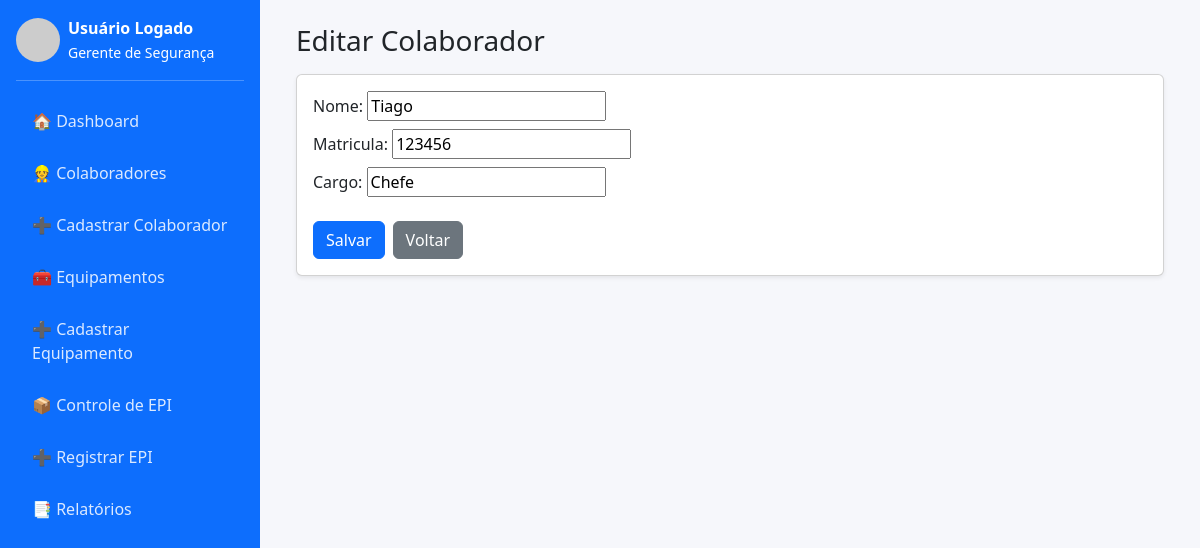
/colaboradores/4/editar/, run on the app's committed database.
### core/models.py (models this page shows, shortened)
class Colaborador(models.Model):
    nome = models.CharField(max_length=200)
    matricula = models.CharField(max_length=50, unique=True)
    cargo = models.CharField(max_length=100, blank=True)

### core/views.py (the view)
# urls.py: path('colaboradores/<int:pk>/editar/', views.colaboradores_update, name='colaboradores_update'),
def colaboradores_update(request, pk):
    obj = get_object_or_404(Colaborador, pk=pk)
    form = ColaboradorForm(request.POST or None, instance=obj)
    if request.method == 'POST':
        if form.is_valid():
            form.save(); messages.success(request,'Colaborador atualizado com sucesso!')
            return redirect('core:colaboradores_list')
        messages.error(request,'Falha ao atualizar colaborador.')
    return render(request, 'core/colaboradores_form.html', {'form': form, 'titulo': 'Editar Colaborador'})

### core/forms.py
class ColaboradorForm(forms.ModelForm):
    class Meta:
        model = Colaborador
        fields = ['nome', 'matricula', 'cargo']

### core/templates/core/colaboradores_form.html (shortened to what this page needs)
{% extends 'core/base.html' %}{% block content %}
<div class="container"><h3 class="mb-3">{{ titulo }}</h3>
<form method="post" class="card p-3 shadow-sm">{% csrf_token %}
  {% for field in form %}<div class="mb-2">{{ field.label_tag }} {{ field }}{% for err in field.errors %}<div class="text-danger small">{{ err }}</div>{% endfor %}</div>{% endfor %}
  <div class="mt-3 d-flex gap-2"><button class="btn btn-primary" type="submit">Salvar</button><a class="btn btn-secondary" href="{% url 'core:colaboradores_list' %}">Voltar</a></div>
</form></div>{% endblock %}

### core/templates/core/base.html (style rules this page uses)
body { background: #f6f7fb; }

### data on the page
Colaborador: form "Tiago" "123456" "Chefe"

### other printed values
{{ titulo }} "Editar Colaborador"
{{ field.label_tag }} "Nome:" "Matricula:" "Cargo:"
